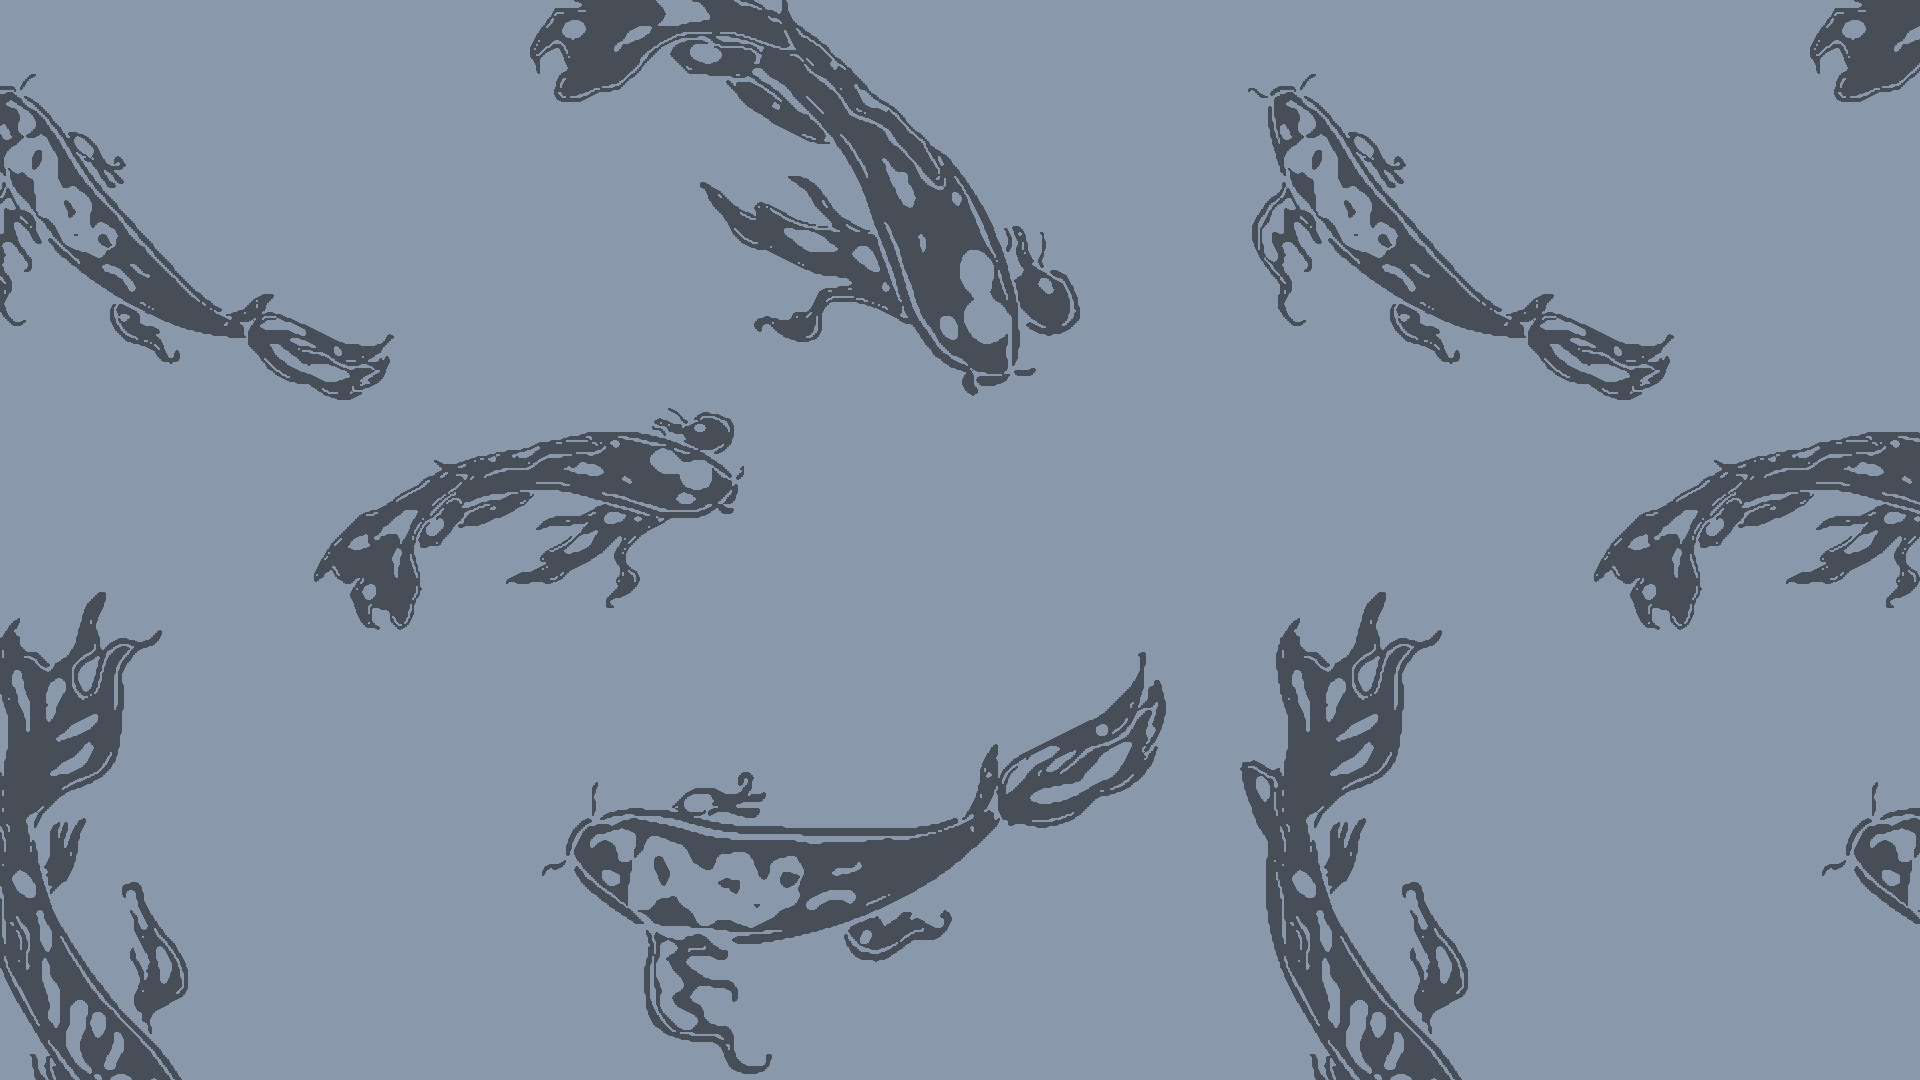

This figure's Python source:
#!/usr/bin/env python3
"""Backdrop preview server. Browse and preview upscaled, colorized CDE backdrops."""

import io
import re
import tempfile
from http.server import HTTPServer, BaseHTTPRequestHandler
from pathlib import Path
from urllib.parse import parse_qs, urlparse, urlencode

from PIL import Image

from generate import parse_xpm, get_slot_colors, scalex

ASSETS = Path("assets")
BACKDROPS = ASSETS / "backdrops"
PALETTES = ASSETS / "palettes"
PORT = 8089

RESOLUTIONS = {
    "1080p": (1920, 1080),
    "2K": (2560, 1440),
    "4K": (3840, 2160),
    "5K": (5120, 2880),
    "6K": (6016, 3384),
    "8K": (7680, 4320),
}


def list_backdrops():
    return sorted(p.stem for p in BACKDROPS.glob("*.pm"))


def list_palettes():
    return sorted(p.stem for p in PALETTES.glob("*.dp"))


def upscale(img: Image.Image, scale: int) -> Image.Image:
    if scale == 1:
        return img
    with tempfile.NamedTemporaryFile(suffix=".png") as src:
        img.save(src.name, "PNG")
        if scale == 2:
            with tempfile.NamedTemporaryFile(suffix=".png") as dst:
                scalex(src.name, dst.name, 2)
                return Image.open(dst.name).copy()
        elif scale == 4:
            with tempfile.NamedTemporaryFile(suffix=".png") as dst:
                scalex(src.name, dst.name, 4)
                return Image.open(dst.name).copy()
        elif scale == 8:
            with tempfile.NamedTemporaryFile(suffix=".png") as mid, \
                 tempfile.NamedTemporaryFile(suffix=".png") as dst:
                scalex(src.name, mid.name, 4)
                scalex(mid.name, dst.name, 2)
                return Image.open(dst.name).copy()
    return img


def make_tile(backdrop: str, palette: str | None, slot: int, scale: int) -> Image.Image:
    pm_path = BACKDROPS / f"{backdrop}.pm"
    colors = get_slot_colors(str(PALETTES / f"{palette}.dp"), slot) if palette else None
    img = parse_xpm(str(pm_path), colors)
    return upscale(img, scale)


def render_tile_png(backdrop: str, palette: str | None, slot: int, scale: int) -> bytes:
    img = make_tile(backdrop, palette, slot, scale)
    buf = io.BytesIO()
    img.save(buf, "PNG")
    return buf.getvalue()


def render_tiled_wallpaper(backdrop: str, palette: str | None, slot: int, scale: int, res: str) -> bytes:
    tile = make_tile(backdrop, palette, slot, scale)
    tw, th = tile.size
    dw, dh = RESOLUTIONS[res]
    desktop = Image.new("RGB", (dw, dh))
    for y in range(0, dh, th):
        for x in range(0, dw, tw):
            desktop.paste(tile, (x, y))
    buf = io.BytesIO()
    desktop.save(buf, "PNG", optimize=True)
    return buf.getvalue()


def xpm_dimensions(backdrop: str) -> tuple[int, int]:
    pm_path = BACKDROPS / f"{backdrop}.pm"
    with open(pm_path) as f:
        header = re.findall(r'"([^"]*)"', f.read(2048))[0].split()
    return int(header[0]), int(header[1])


def build_url(backdrop=None, palette=None, slot=3, scale=2, res="4K", extra=None):
    params = {}
    if backdrop:
        params["b"] = backdrop
    if palette:
        params["p"] = palette
    if slot != 3:
        params["s"] = str(slot)
    if scale != 2:
        params["x"] = str(scale)
    if res != "4K":
        params["r"] = res
    if extra:
        params.update(extra)
    return "/?" + urlencode(params) if params else "/"


def render_page(backdrop: str | None, palette: str | None, slot: int, scale: int, res: str = "4K") -> str:
    backdrops = list_backdrops()
    palettes = list_palettes()

    sidebar_items = []
    for b in backdrops:
        active = ' class="active"' if b == backdrop else ""
        href = build_url(b, palette, slot, scale, res)
        sidebar_items.append(f'<a href="{href}"{active}>{b}</a>')

    palette_options = ['<option value="">-- no palette --</option>']
    for p in palettes:
        sel = " selected" if p == palette else ""
        palette_options.append(f'<option value="{p}"{sel}>{p}</option>')

    slot_options = []
    for s in range(1, 9):
        sel = " selected" if s == slot else ""
        slot_options.append(f'<option value="{s}"{sel}>{s}</option>')

    scale_options = []
    for x in [2, 4, 8]:
        sel = " selected" if x == scale else ""
        scale_options.append(f'<option value="{x}"{sel}>{x}x</option>')

    bg_style = ""
    if backdrop:
        tile_url = build_url(backdrop, palette, slot, scale, res, {"tile": "1"})
        w, h = xpm_dimensions(backdrop)
        # Scale CSS size so each image pixel maps 1:1 to device pixels on 2x retina.
        # At 2x: original size (retina-perfect). At 4x/8x: proportionally larger tiles.
        css_w, css_h = w * scale // 2, h * scale // 2
        bg_style = f'style="background: url(\'{tile_url}\') repeat; background-size: {css_w}px {css_h}px;"'

    res_options = []
    for r in RESOLUTIONS:
        w, h = RESOLUTIONS[r]
        sel = " selected" if r == res else ""
        res_options.append(f'<option value="{r}"{sel}>{r} ({w}x{h})</option>')

    download_btns = ""
    if backdrop:
        dl_url = build_url(backdrop, palette, slot, scale, res, {"dl": "1"})
        download_btns = f'<a class="dlbtn" href="{dl_url}" download>Download {scale}x tile</a>'
        download_btns += '<a class="dlbtn dlbtn-tiled" id="dltiled" href="#" download>Download tiled wallpaper</a>'

    return f"""<!DOCTYPE html>
<html>
<head>
<meta charset="utf-8">
<title>CDE Backdrop Preview</title>
<style>
* {{ margin: 0; padding: 0; box-sizing: border-box; }}
body {{ display: flex; height: 100vh; font-family: monospace; font-size: 13px; }}
#sidebar {{
    width: 240px; min-width: 240px; background: #2b2b2b; color: #ccc;
    display: flex; flex-direction: column; border-right: 2px solid #444;
}}
#controls {{ padding: 8px; border-bottom: 1px solid #444; }}
#controls label {{ display: block; margin: 4px 0 2px; color: #999; }}
#controls select {{ width: 100%; background: #1a1a1a; color: #ccc; border: 1px solid #555; padding: 3px; font-family: monospace; }}
#controls .row {{ display: flex; gap: 8px; }}
#controls .row > div {{ flex: 1; }}
.dlbtn {{
    display: block; margin: 8px 8px 0; padding: 6px; text-align: center;
    background: #4a6a8a; color: #fff; text-decoration: none; border-radius: 3px; font-size: 12px;
}}
.dlbtn:hover {{ background: #5a7a9a; }}
.dlbtn-tiled {{ background: #5a6a5a; }}
.dlbtn-tiled:hover {{ background: #6a7a6a; }}
#list {{ flex: 1; overflow-y: auto; }}
#list a {{
    display: block; padding: 4px 8px; color: #aaa; text-decoration: none;
    border-bottom: 1px solid #333;
}}
#list a:hover {{ background: #3a3a3a; color: #fff; }}
#list a.active {{ background: #4a6a8a; color: #fff; }}
#main {{ flex: 1; }}
#empty {{ display: flex; align-items: center; justify-content: center; height: 100%; color: #666; font-size: 16px; }}
#keys {{ padding: 6px 8px; border-top: 1px solid #444; color: #666; font-size: 11px; line-height: 1.6; }}
#keys kbd {{ background: #3a3a3a; padding: 1px 4px; border-radius: 2px; color: #aaa; }}
</style>
</head>
<body>
<div id="sidebar">
    <div id="controls">
        <label>Palette</label>
        <select id="palette">{"".join(palette_options)}</select>
        <div class="row">
            <div><label>Slot</label><select id="slot">{"".join(slot_options)}</select></div>
            <div><label>Scale</label><select id="scale">{"".join(scale_options)}</select></div>
        </div>
        <label>Resolution</label>
        <select id="res">{"".join(res_options)}</select>
        {download_btns}
    </div>
    <div id="list">{"".join(sidebar_items)}</div>
    <div id="keys">keys: <kbd>&uarr;&darr;</kbd> <kbd>&larr;&rarr;</kbd> <kbd>1-8</kbd></div>
</div>
<div id="main" {bg_style}>
    {"" if backdrop else '<div id="empty">select a backdrop</div>'}
</div>
<script>
function go() {{
    var b = document.querySelector('#list a.active');
    var p = document.getElementById('palette').value;
    var s = document.getElementById('slot').value;
    var x = document.getElementById('scale').value;
    var r = document.getElementById('res').value;
    var params = new URLSearchParams();
    if (b) params.set('b', b.textContent);
    if (p) params.set('p', p);
    if (s !== '3') params.set('s', s);
    if (x !== '2') params.set('x', x);
    if (r !== '4K') params.set('r', r);
    window.location = '/?' + params.toString();
}}
document.getElementById('palette').onchange = go;
document.getElementById('slot').onchange = go;
document.getElementById('scale').onchange = go;
var active = document.querySelector('#list a.active');
if (active) active.scrollIntoView({{block: 'center'}});

var dltiled = document.getElementById('dltiled');
if (dltiled) {{
    function updateTiledHref() {{
        var params = new URLSearchParams(window.location.search);
        params.set('dlwall', '1');
        params.set('res', document.getElementById('res').value);
        dltiled.href = '/?' + params.toString();
    }}
    updateTiledHref();
    document.getElementById('res').onchange = updateTiledHref;
}}

document.addEventListener('keydown', function(e) {{
    if (e.target.tagName === 'SELECT') return;
    var items = Array.from(document.querySelectorAll('#list a'));
    var palSel = document.getElementById('palette');
    var palOpts = Array.from(palSel.options);
    var idx = items.findIndex(function(a) {{ return a.classList.contains('active'); }});
    var palIdx = palSel.selectedIndex;

    if (e.key === 'ArrowDown' || e.key === 'ArrowUp') {{
        e.preventDefault();
        var next = e.key === 'ArrowDown' ? idx + 1 : idx - 1;
        if (next >= 0 && next < items.length) items[next].click();
    }} else if (e.key === 'ArrowLeft' || e.key === 'ArrowRight') {{
        e.preventDefault();
        var next = e.key === 'ArrowRight' ? palIdx + 1 : palIdx - 1;
        if (next >= 0 && next < palOpts.length) {{ palSel.selectedIndex = next; go(); }}
    }} else if (e.key >= '1' && e.key <= '8') {{
        document.getElementById('slot').value = e.key;
        go();
    }}
}});
</script>
</body>
</html>"""


class Handler(BaseHTTPRequestHandler):
    def do_GET(self):
        parsed = urlparse(self.path)
        params = parse_qs(parsed.query)
        backdrop = params.get("b", [None])[0]
        palette = params.get("p", [None])[0]
        slot = int(params.get("s", ["3"])[0])
        scale = int(params.get("x", ["2"])[0])
        res = params.get("r", params.get("res", ["4K"]))[0]
        is_tile = "tile" in params
        is_download = "dl" in params
        is_wallpaper = "dlwall" in params

        if is_wallpaper and backdrop:
            try:
                data = render_tiled_wallpaper(backdrop, palette, slot, scale, res)
                self.send_response(200)
                self.send_header("Content-Type", "image/png")
                parts = [backdrop]
                if palette:
                    parts.append(f"{palette}_s{slot}")
                parts.append(f"{scale}x")
                w, h = RESOLUTIONS[res]
                parts.append(f"{w}x{h}")
                filename = "_".join(parts) + ".png"
                self.send_header("Content-Disposition", f'attachment; filename="{filename}"')
                self.end_headers()
                self.wfile.write(data)
            except Exception as e:
                self.send_error(500, str(e))
        elif (is_tile or is_download) and backdrop:
            try:
                data = render_tile_png(backdrop, palette, slot, scale)
                self.send_response(200)
                self.send_header("Content-Type", "image/png")
                if is_download:
                    parts = [backdrop]
                    if palette:
                        parts.append(f"{palette}_s{slot}")
                    parts.append(f"{scale}x")
                    filename = "_".join(parts) + ".png"
                    self.send_header("Content-Disposition", f'attachment; filename="{filename}"')
                else:
                    self.send_header("Cache-Control", "public, max-age=60")
                self.end_headers()
                self.wfile.write(data)
            except Exception as e:
                self.send_error(500, str(e))
        else:
            html = render_page(backdrop, palette, slot, scale, res)
            self.send_response(200)
            self.send_header("Content-Type", "text/html; charset=utf-8")
            self.end_headers()
            self.wfile.write(html.encode())

    def log_message(self, format, *args):
        print(f"  {args[0]}")


if __name__ == "__main__":
    print(f"Serving on http://localhost:{PORT}")
    HTTPServer(("", PORT), Handler).serve_forever()
